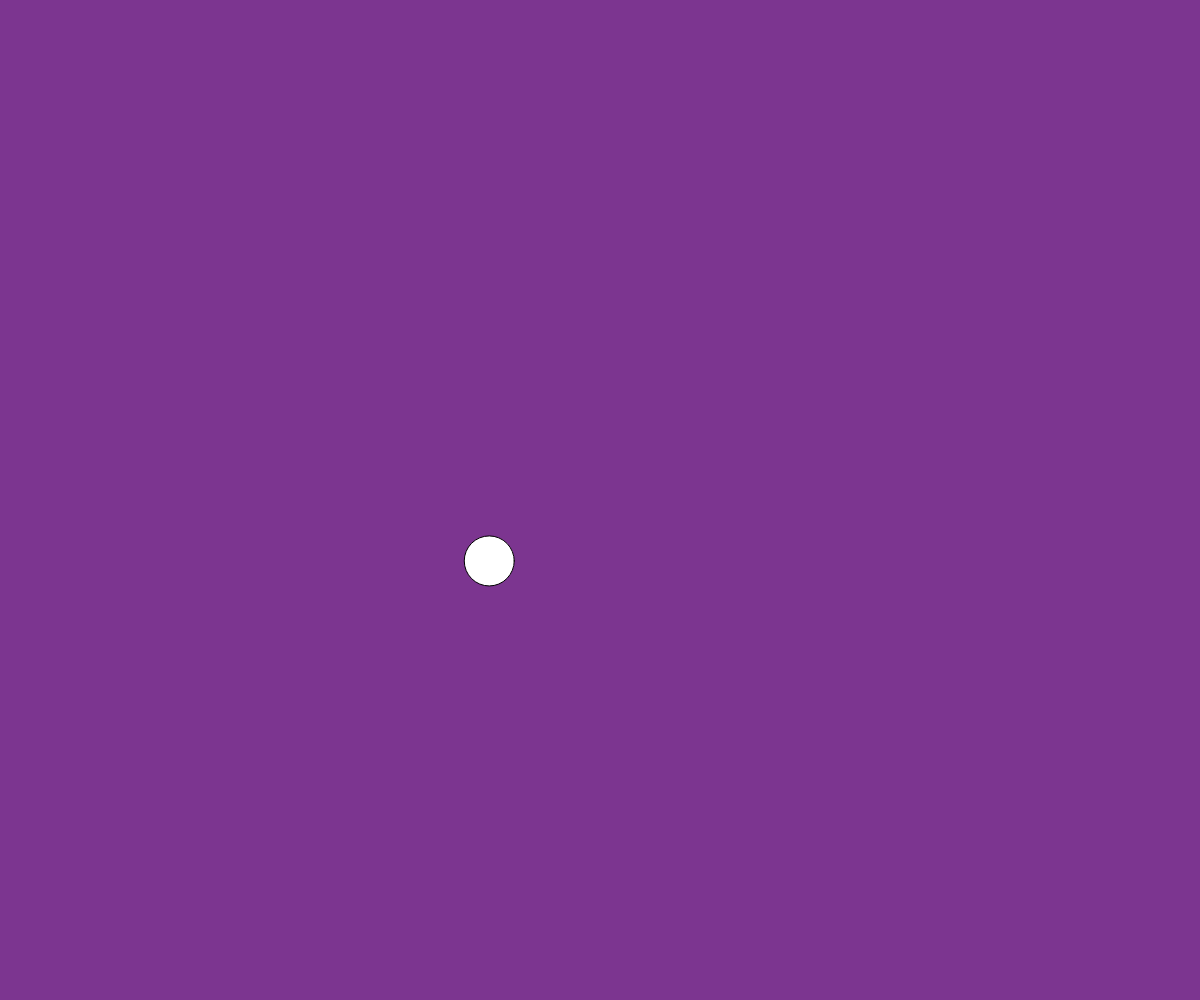
Frame 1 (no input)
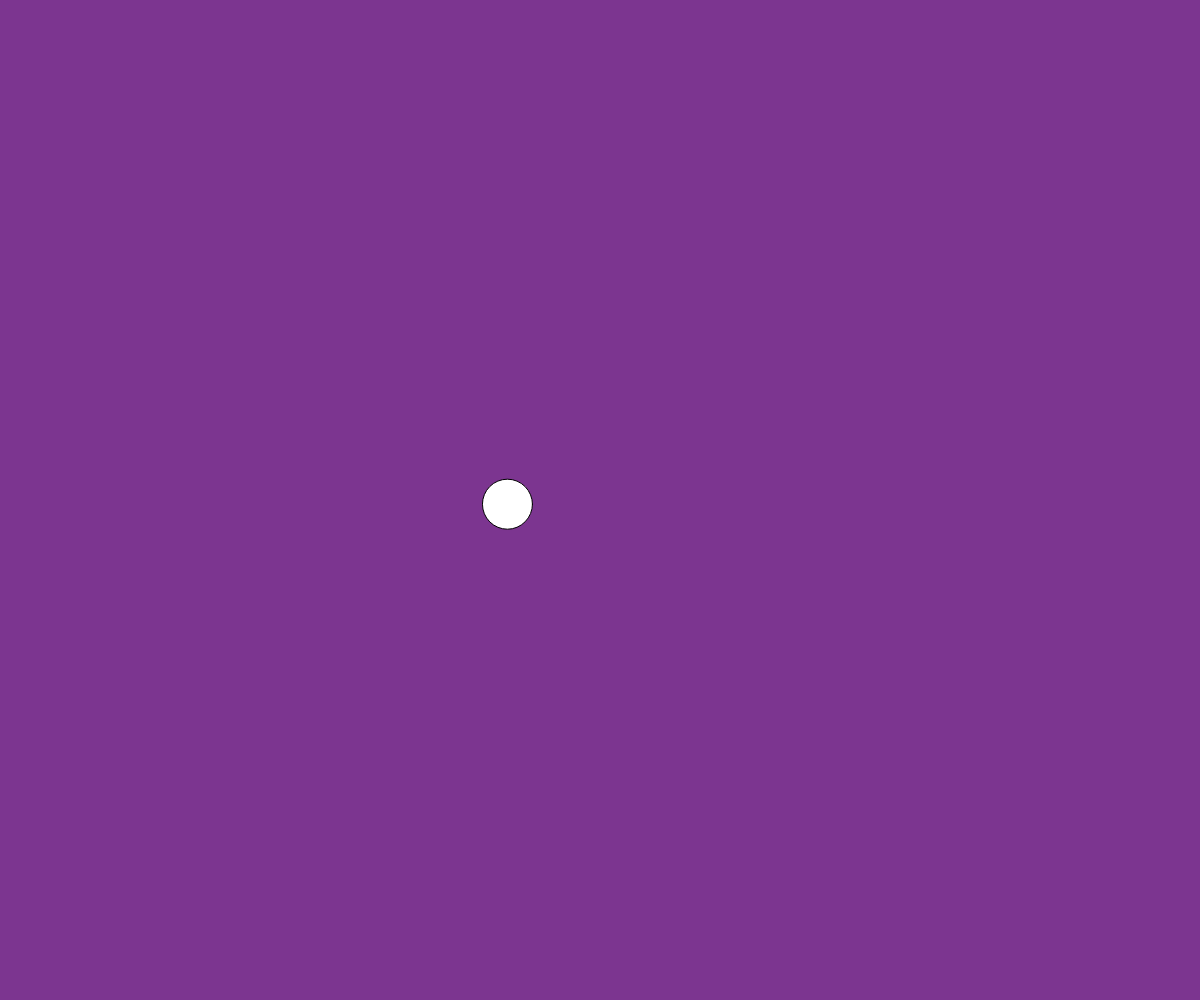
Frame 60 (no input)
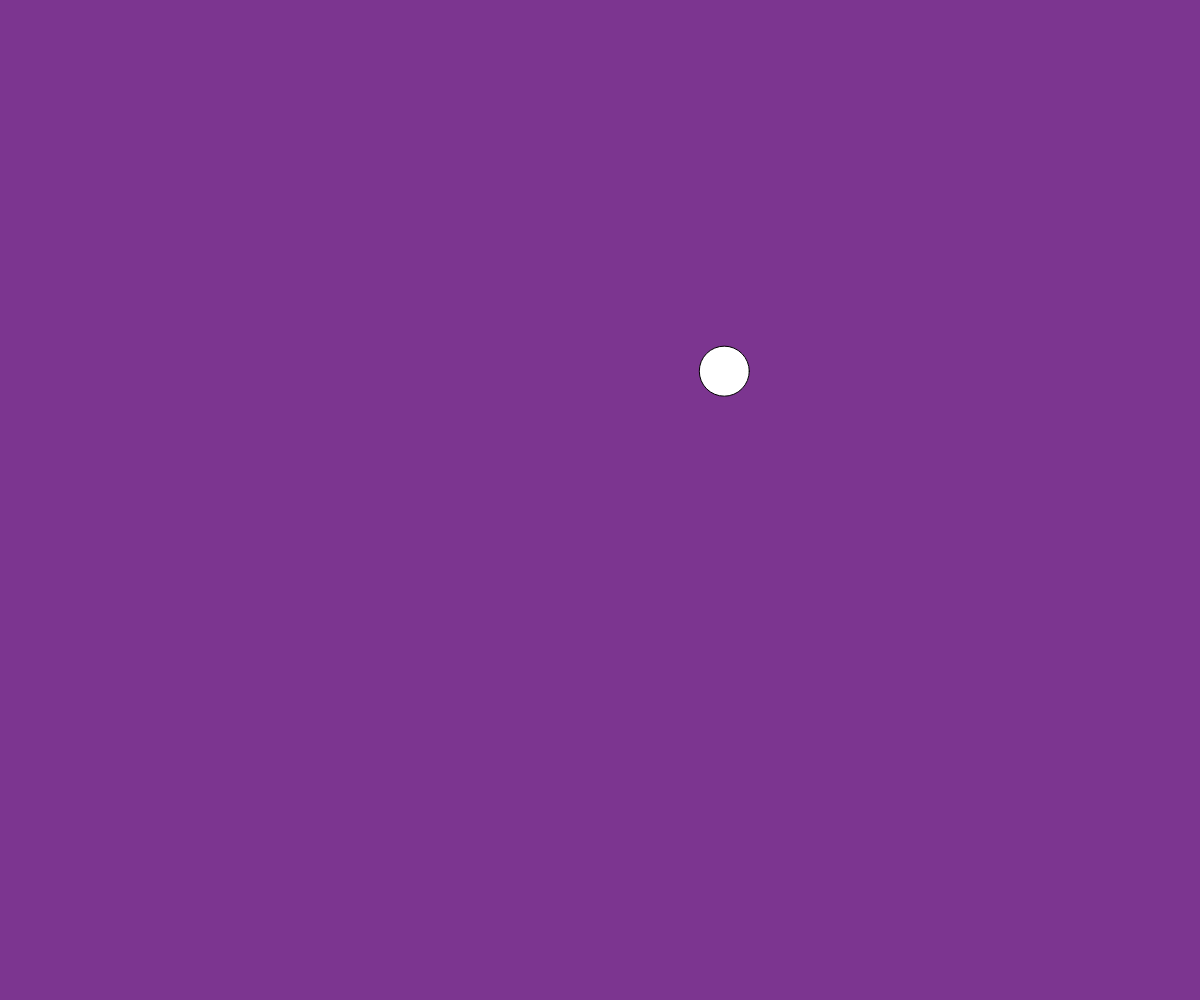
Frame 120 (the mouse pressed at the canvas centre since frame 60)

The p5.js sketch that drew these frames (run headless with seeded random() and noise() and a simulated clock; from frame 60 on, the mouse is pressed at the canvas centre):

// p5.js sketch
// ── sketch.js
// Perlin Noise Ball
//Kathrine
// Oct 7

let x;
let y;
let time = 1;

function setup() {
  createCanvas(windowWidth, windowHeight);
  x = width/2;
  y = height/2;
}

function draw() {
  background(124,53,144);

  x = noise(time) * width;
  y = noise(time + 3) * height;
  time+=0.01;

  circle(x,y, 50);

}
